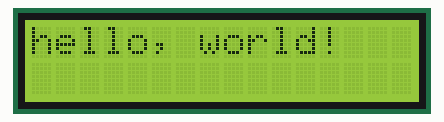
Recording of a sketch running on a simulated Arduino Uno, built with avr-gcc and run on an emulated ATmega328P. Parts: 16×2 character LCD.

Above: at 0.21 s.
At 0.81 s:
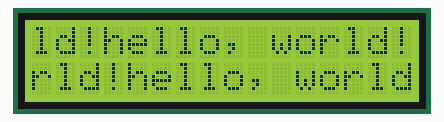
At 1.71 s:
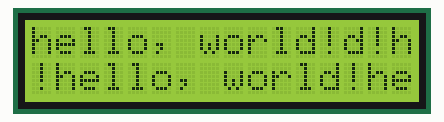

Measured:
- by itself, everything shown: repeats every 1.5 s, in 5 steps

The sketch:

LCD.ino
```cpp
#include <LiquidCrystal.h> //The library used to print text on the LCD
LiquidCrystal lcd(12, 11, 5, 4, 3, 2); //Pins the lcd is connected to

void setup() {
lcd.begin(16, 2); //Gives the dimensions of the the LCD in terms of how many characters can be displayed(16 width by 2 height)
}

void loop() {

  lcd.print("hello, world!"); //This will print hello world

}
```
